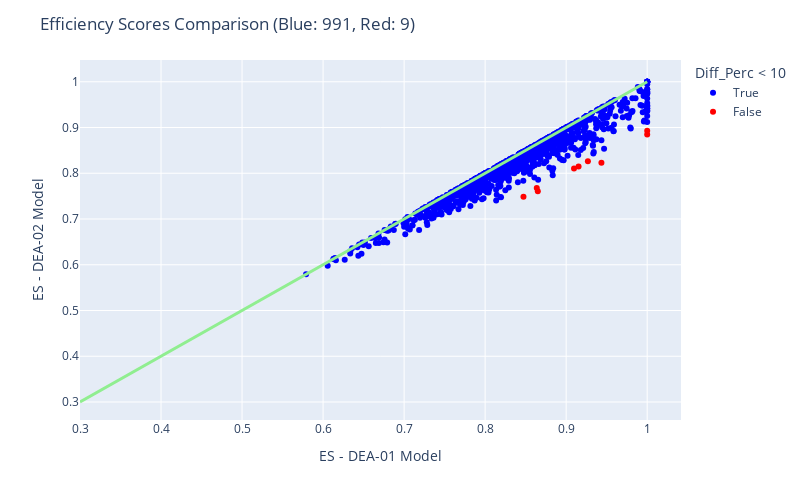

The code cell stored with this chart in its notebook:
### Code cell
fig = px.scatter(df_res, x="Efficiency_Scores_Basic", y="Efficiency_Scores_with_ML", color = "Diff_Perc < 10", color_discrete_map= {True:"blue", False: "red"},
                 hover_data=["Efficiency_Scores_Basic", "Efficiency_Scores_with_ML", "Diff_Perc"] + [df_res.index])

fig.add_traces(
    list(px.line(x = np.linspace(0.3, 1, num=2), y = np.linspace(0.3, 1, num=2)).select_traces())
)

fig.update_traces(line_color='lightgreen', line_width=3)

fig.update_layout(
    autosize=False,
    width=800,
    height=500,
    title_text=f"Efficiency Scores Comparison (Blue: {blue}, Red: {red})",
    yaxis_title="ES - DEA-02 Model",
    xaxis_title="ES - DEA-01 Model"
)

fig.show()

### Figure 1 — Plotly figure (JSON) as saved in the notebook; plotly's stock layout.template omitted (floating-point values rounded to 4 significant figures; data arrays with more than 128 entries replaced by an {"elided": "..."} marker saying what was removed)
{"data": [{"customdata": {"elided": "991x2 mixed values"}, "hovertemplate": "Diff_Perc < 10=True<br>Efficiency_Scores_Basic=%{x}<br>Efficiency_Scores_with_ML=%{y}<br>Diff_Perc=%{customdata[0]}<br>index=%{customdata[1]}<extra></extra>", "legendgroup": "True", "line": {"color": "lightgreen", "width": 3}, "marker": {"color": "blue", "symbol": "circle"}, "mode": "markers", "name": "True", "orientation": "v", "showlegend": true, "type": "scatter", "x": {"elided": "991 float values"}, "xaxis": "x", "y": {"elided": "991 float values"}, "yaxis": "y"}, {"customdata": [[12.04, "DMU 0083"], [10.69, "DMU 0114"], [10.9, "DMU 0307"], [11.61, "DMU 0405"], [10.86, "DMU 0427"], [10.99, "DMU 0649"], [11.09, "DMU 0847"], [11.51, "DMU 0864"], [12.78, "DMU 0884"]], "hovertemplate": "Diff_Perc < 10=False<br>Efficiency_Scores_Basic=%{x}<br>Efficiency_Scores_with_ML=%{y}<br>Diff_Perc=%{customdata[0]}<br>index=%{customdata[1]}<extra></extra>", "legendgroup": "False", "line": {"color": "lightgreen", "width": 3}, "marker": {"color": "red", "symbol": "circle"}, "mode": "markers", "name": "False", "orientation": "v", "showlegend": true, "type": "scatter", "x": [0.865, 1, 0.9097, 0.8473, 0.9268, 0.9153, 0.8637, 1, 0.9435], "xaxis": "x", "y": [0.7608, 0.8931, 0.8106, 0.7489, 0.8261, 0.8147, 0.7679, 0.8849, 0.823], "yaxis": "y"}, {"hovertemplate": "x=%{x}<br>y=%{y}<extra></extra>", "legendgroup": "", "line": {"color": "lightgreen", "dash": "solid", "width": 3}, "marker": {"symbol": "circle"}, "mode": "lines", "name": "", "orientation": "v", "showlegend": false, "type": "scatter", "x": [0.3, 1], "xaxis": "x", "y": [0.3, 1], "yaxis": "y"}], "layout": {"autosize": false, "height": 500, "legend": {"title": {"text": "Diff_Perc < 10"}, "tracegroupgap": 0}, "margin": {"t": 60}, "title": {"text": "Efficiency Scores Comparison (Blue: 991, Red: 9)"}, "width": 800, "xaxis": {"anchor": "y", "autorange": true, "domain": [0, 1], "range": [0.3, 1.042], "title": {"text": "ES - DEA-01 Model"}, "type": "linear"}, "yaxis": {"anchor": "x", "autorange": true, "domain": [0, 1], "range": [0.2607, 1.048], "title": {"text": "ES - DEA-02 Model"}, "type": "linear"}}}
